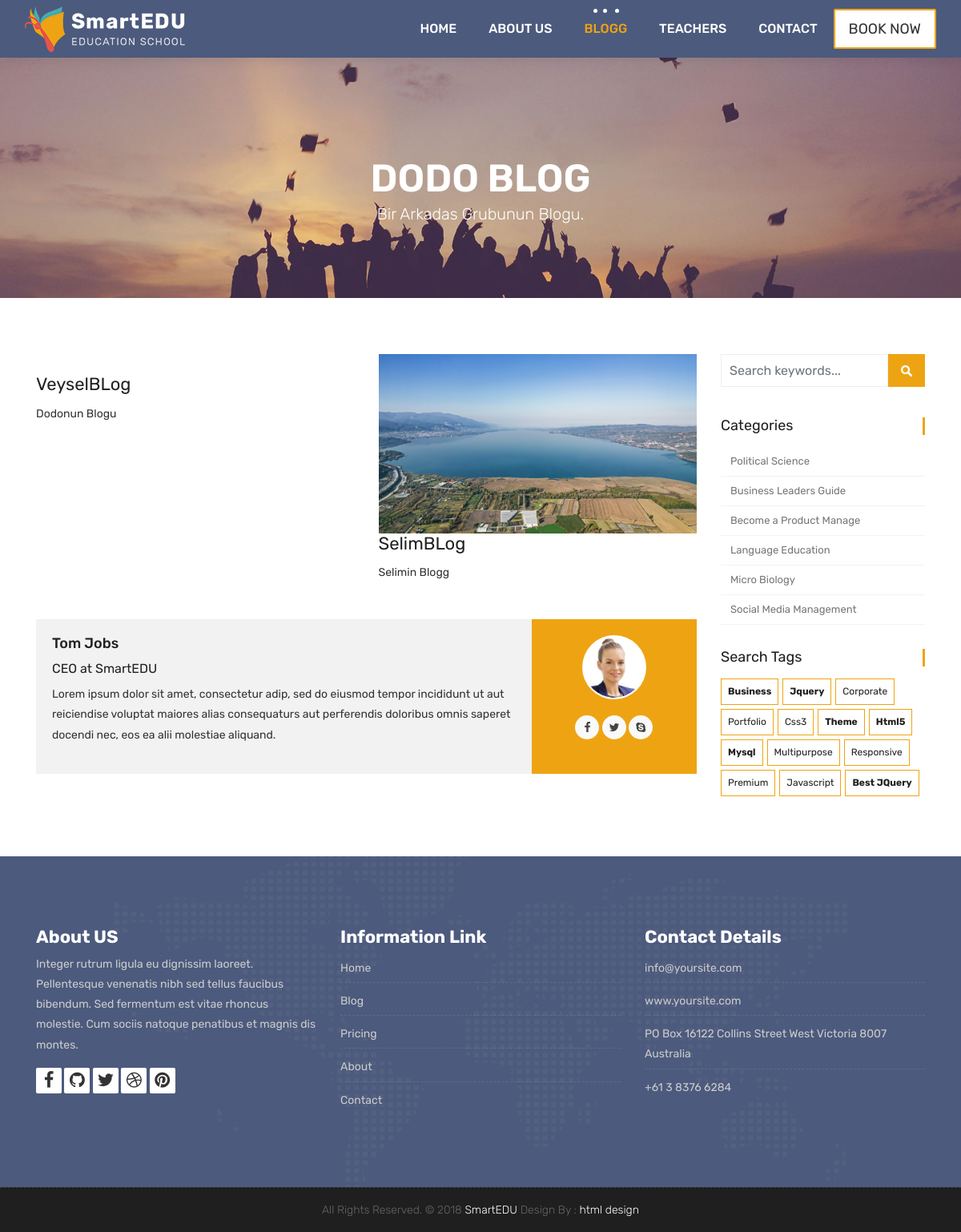
Page /blogg/ on the earlier database version.
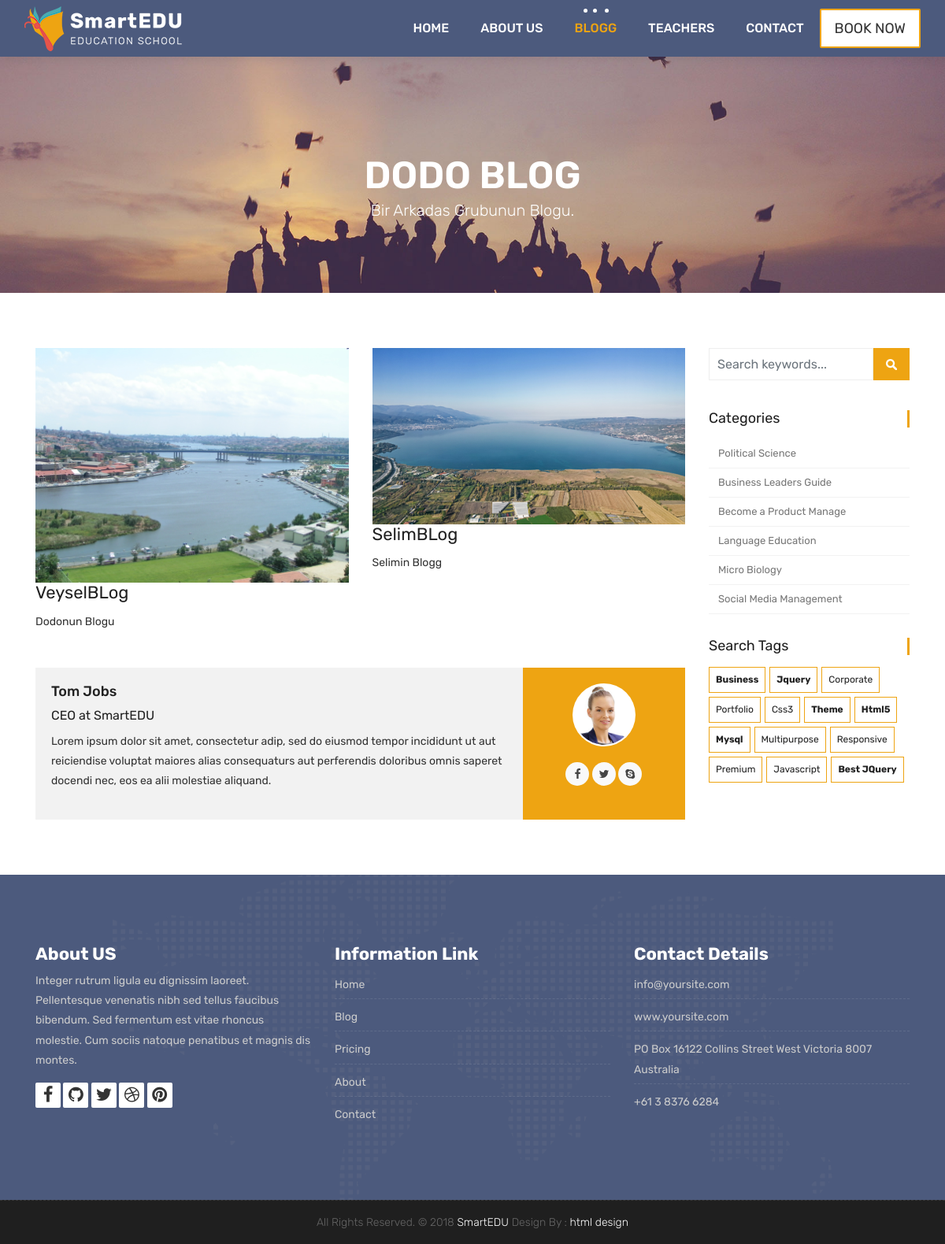
Same page on the later database version.
### blogg/models.py (models this page shows, shortened)
class Blog(models.Model):
    STATUS = (
        ('True', 'Evet'),
        ('False', 'Hayir'),
    )
    title = models.CharField(max_length=50)
    description = models.CharField(blank=True, max_length=400)
    keywords = models.CharField(blank=True, max_length=200)
    image = models.ImageField(blank=True)
    create_at = models.DateTimeField(auto_now_add=True)
    detail = models.TextField()
    status = models.CharField(max_length=10, choices=STATUS)

### blogg/views.py (the view)
# urls.py: path('', views.blogg_list, name="blogg"),
def blogg_list(request):
    bloggs = Blog.objects.all()
    context = {
        'bloggs': bloggs
    }
    return render(request, 'blogg.html',context)

### templates/blogg.html
{% extends 'partials/_base.html' %}
{% load static %}
{% block content %}
	<div class="all-title-box">
		<div class="container text-center">
			<h1>DODO BLOG<span class="m_1">Bir arkadas grubunun blogu.</span></h1>
		</div>
	</div>
    <div id="overviews" class="section wb">
        <div class="container">
            <div class="row">
                <div class="col-lg-9 blog-post-single">
					<div class="row">
						{% for blogg in bloggs %}
                        <div class="col-lg-6 col-md-6 col-12" >
                            <div class="blogg-item">
                                <div class="image-blog">
                                    <img src="{{ blogg.image.url }}" alt="" class="img-fluid">
                                </div>
                                <div class="blogg-br">
                                    <div class="blogg-title">
                                        <h2><a href="#" title="">{{ blogg.title }}</a></h2>
                                    </div>
                                    <div class="blogg-desc">
                                        <p>{{ blogg.description }} </p>
                                    </div>
                                </div>
                            </div>
                        </div>
						{% endfor %}
                    </div>
					<div class="blog-author">
						<div class="author-bio">
							<h3 class="author_name"><a href="#">Tom Jobs</a></h3>
							<h5>CEO at <a href="#">SmartEDU</a></h5>
							<p class="author_det">
								Lorem ipsum dolor sit amet, consectetur adip, sed do eiusmod tempor incididunt  ut aut reiciendise voluptat maiores alias consequaturs aut perferendis doloribus omnis saperet docendi nec, eos ea alii molestiae aliquand.
							</p>
						</div>
						<div class="author-desc">
							<img src="images/author.jpg" alt="about author">
							<ul class="author-social">
								<li><a href="#"><i class="fa fa-facebook"></i></a></li>
								<li><a href="#"><i class="fa fa-twitter"></i></a></li>
								<li><a href="#"><i class="fa fa-skype"></i></a></li>
							</ul>
						</div>
					</div>
                </div>
				<div class="col-lg-3 col-12 right-single">
					<div class="widget-search">
						<div class="site-search-area">
							<form method="get" id="site-searchform" action="#">
								<div>
									<input class="input-text form-control" name="search-k" id="search-k" placeholder="Search keywords..." type="text">
									<input id="searchsubmit" value="Search" type="submit">
								</div>
							</form>
						</div>
					</div>
					<div class="widget-categories">
						<h3 class="widget-title">Categories</h3>
						<ul>
							<li><a href="#">Political Science</a></li>
							<li><a href="#">Business Leaders Guide</a></li>
							<li><a href="#">Become a Product Manage</a></li>
							<li><a href="#">Language Education</a></li>
							<li><a href="#">Micro Biology</a></li>
							<li><a href="#">Social Media Management</a></li>
						</ul>
					</div>
					<div class="widget-tags">
						<h3 class="widget-title">Search Tags</h3>
						<ul class="tags">
							<li><a href="#"><b>business</b></a></li>
							<li><a href="#"><b>jquery</b></a></li>
							<li><a href="#">corporate</a></li>
							<li><a href="#">portfolio</a></li>
							<li><a href="#">css3</a></li>
							<li><a href="#"><b>theme</b></a></li>
							<li><a href="#"><b>html5</b></a></li>
							<li><a href="#"><b>mysql</b></a></li>
							<li><a href="#">multipurpose</a></li>
							<li><a href="#">responsive</a></li>
							<li><a href="#">premium</a></li>
							<li><a href="#">javascript</a></li>
							<li><a href="#"><b>Best jQuery</b></a></li>
						</ul>
					</div>
				</div>
            </div>
        </div>
    </div>
   {% endblock %}

Differences in the rows shown:
changed Blog "VeyselBLog": image: picture added
